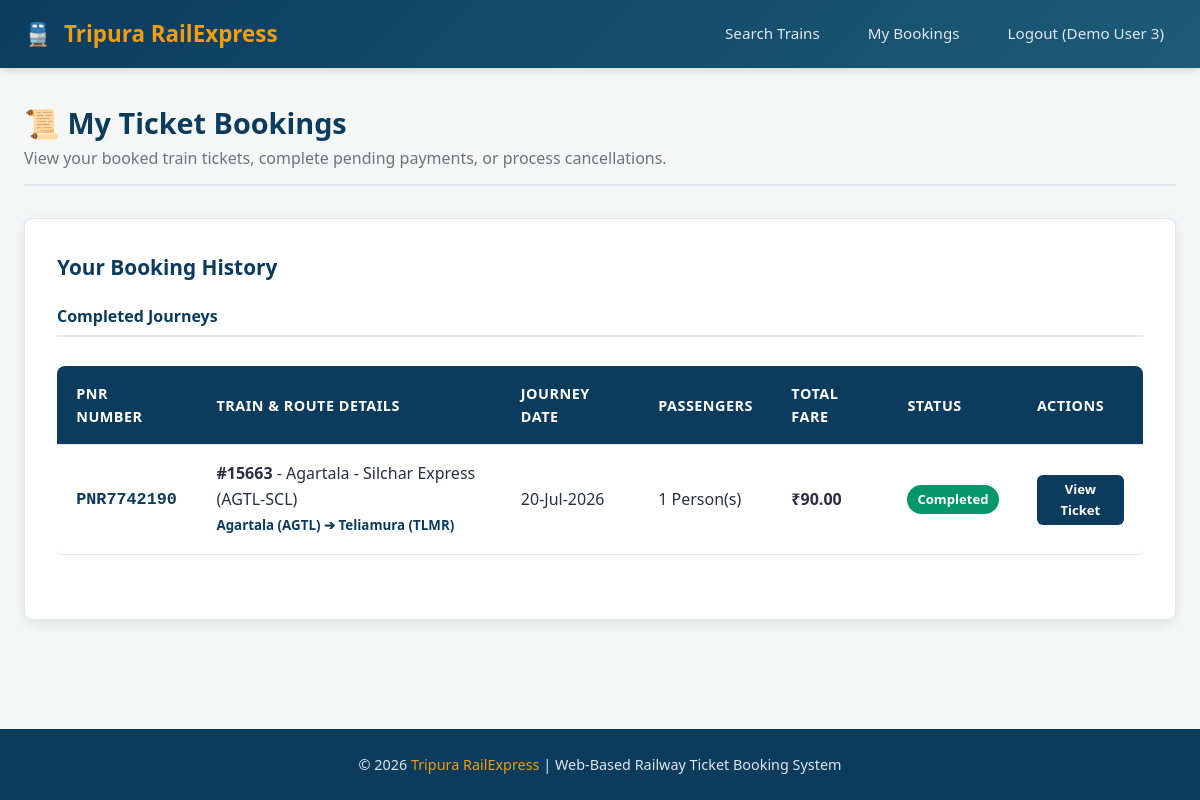
Page /users/my_bookings.php (signed in) on the committed database.
### tables this page shows
CREATE TABLE IF NOT EXISTS `bookings` (
  `booking_id` INT AUTO_INCREMENT PRIMARY KEY,
  `pnr_number` VARCHAR(10) NOT NULL UNIQUE,
  `user_id` INT NOT NULL,
  `train_id` INT NOT NULL,
  `boarding_station` VARCHAR(100) NOT NULL,
  `deboarding_station` VARCHAR(100) NOT NULL,
  `travel_class` ENUM('GN', '2S', 'SL', 'CC', '3AC') DEFAULT 'GN',
  `booking_date` TIMESTAMP DEFAULT CURRENT_TIMESTAMP,
  `journey_date` DATE NOT NULL,
  `total_passengers` INT NOT NULL,
  `total_fare` DECIMAL(10,2) NOT NULL,
  `payment_method` VARCHAR(50) DEFAULT 'Simulated UPI',
  `txn_id` VARCHAR(50) DEFAULT NULL,
  `status` ENUM('Pending', 'Confirmed', 'Cancelled') DEFAULT 'Pending',
  FOREIGN KEY (`user_id`) REFERENCES `users`(`user_id`) ON DELETE CASCADE,
  FOREIGN KEY (`train_id`) REFERENCES `trains`(`train_id`) ON DELETE CASCADE
);

CREATE TABLE IF NOT EXISTS `trains` (
  `train_id` INT AUTO_INCREMENT PRIMARY KEY,
  `train_number` VARCHAR(10) NOT NULL UNIQUE,
  `train_name` VARCHAR(100) NOT NULL,
  `seats_gn` INT NOT NULL DEFAULT 50,
  `seats_2s` INT NOT NULL DEFAULT 40,
  `seats_sl` INT NOT NULL DEFAULT 60,
  `seats_cc` INT NOT NULL DEFAULT 30,
  `seats_3ac` INT NOT NULL DEFAULT 30,
  `running_days` VARCHAR(100) NOT NULL DEFAULT 'Mon,Tue,Wed,Thu,Fri,Sat,Sun',
  `is_deleted` TINYINT NOT NULL DEFAULT 0
);

### users/my_bookings.php (the view, shortened to what this page needs)
<?php
require_once '../config/db_connect.php';
$user_id = $_SESSION['user_id'];
$stmt = mysqli_prepare($conn, "
    SELECT b.*, t.train_number, t.train_name, t.is_deleted as train_deleted
    FROM bookings b
    LEFT JOIN trains t ON b.train_id = t.train_id
    WHERE b.user_id = ?
    ORDER BY b.booking_date DESC
");
mysqli_stmt_bind_param($stmt, "i", $user_id);
mysqli_stmt_execute($stmt);
$result = mysqli_stmt_get_result($stmt);
include '../includes/header.php';
?>
<div class="page-header">
    <h2>📜 My Ticket Bookings</h2>
    <p>View your booked train tickets, complete pending payments, or process cancellations.</p>
</div>
<?php
$upcoming = [];
$completed = [];
$cancelled = [];
$today_str = date('Y-m-d');
while ($row = mysqli_fetch_assoc($result)) {
    if ($row['status'] === 'Cancelled') {
        $cancelled[] = $row;
    } elseif ($row['status'] === 'Confirmed' && strtotime($row['journey_date']) < strtotime($today_str)) {
        $completed[] = $row;
    } else {
        $upcoming[] = $row;
    }
}
function render_booking_table($rows, $type) {
    if (empty($rows)) return;
    ?>
    <div style="margin-bottom:2rem;">
        <h4 style="color:var(--primary-color); margin-bottom:0.8rem; border-bottom:2px solid #e2e8f0; padding-bottom:6px;">
            <?php
            if ($type === 'upcoming') echo "Upcoming Active Reservations";
            elseif ($type === 'completed') echo "Completed Journeys";
            else echo "Cancelled Reservations";
            ?>
        </h4>
        <div class="table-responsive">
            <table class="data-table">
                <thead>
                    <tr>
                        <th>PNR Number</th>
                        <th>Train & Route Details</th>
                        <th>Journey Date</th>
                        <th>Passengers</th>
                        <th>Total Fare</th>
                        <th>Status</th>
                        <th>Actions</th>
                    </tr>
                </thead>
                <tbody>
                    <?php foreach ($rows as $row): ?>
                        <tr>
                            <td>
                                <strong style="color:var(--primary-color); font-size:1.05rem; font-family:monospace;"><?php echo htmlspecialchars($row['pnr_number']); ?></strong>
                            </td>
                            <td>
                                <strong>#<?php echo htmlspecialchars($row['train_number'] ?? 'N/A'); ?></strong> - <?php echo htmlspecialchars($row['train_name'] ?? 'Discontinued Train'); ?><br>
                                <small style="color:var(--primary-color); font-weight:bold;">
                                    <?php echo htmlspecialchars($row['boarding_station']); ?> ➔
                                    <?php echo htmlspecialchars($row['deboarding_station']); ?>
                                </small>
                            </td>
                            <td>
                                <?php echo date('d-M-Y', strtotime($row['journey_date'])); ?>
                            </td>
                            <td>
                                <?php echo $row['total_passengers']; ?> Person(s)
                            </td>
                            <td>
                                <strong>₹<?php echo number_format($row['total_fare'], 2); ?></strong>
                            </td>
                            <td>
                                <?php if ($type === 'completed'): ?>
                                    <span class="badge" style="background:#059669; color:#fff;">Completed</span>
                                <?php elseif ($type === 'cancelled'): ?>
                                    <span class="badge badge-cancelled">Cancelled</span>
                                <?php elseif ($row['status'] === 'Confirmed'): ?>
                                    <span class="badge badge-confirmed">Confirmed</span>
                                <?php else: ?>
                                    <span class="badge" style="background:#f39c12; color:#ffffff;">Payment Pending</span>
                                <?php endif; ?>
                            </td>
                            <td>
                                <?php if ($row['status'] === 'Confirmed'): ?>
                                    <a href="view_ticket.php?pnr=<?php echo $row['pnr_number']; ?>" class="btn btn-primary" style="padding:4px 10px; font-size:0.82rem;">View Ticket</a>
                                <?php else: ?>
                                    <span style="color:var(--text-muted); font-size:0.85rem;">Ticket Cancelled</span>
                                <?php endif; ?>
                            </td>
                        </tr>
                    <?php endforeach; ?>
                </tbody>
            </table>
        </div>
    </div>
    <?php
}
?>
<div class="card">
    <h3 class="card-title">Your Booking History</h3>
    <?php if (count($upcoming) > 0 || count($completed) > 0 || count($cancelled) > 0): ?>
        <?php render_booking_table($completed, 'completed'); ?>
    <?php else: ?>
        <p style="color: var(--text-muted);">No booking history found. <a href="../index.php">Search trains to book a ticket.</a></p>
    <?php endif; ?>
</div>
<?php include '../includes/footer.php'; ?>

### css/style.css (style rules this page uses)
:root { --primary-color: #0b3c5d; --primary-hover: #082b43; --accent-color: #d9534f; --secondary-color: #328cc1; --bg-light: #f4f7f6; --card-bg: #ffffff; --text-color: #2b2d42; --text-muted: #6c757d; --border-color: #e2e8f0; --success-color: #28a745; --warning-color: #ffc107; --danger-color: #dc3545; --shadow: 0 4px 12px rgba(0, 0, 0, 0.08); --radius: 8px; }
* { box-sizing: border-box; margin: 0; padding: 0; font-family: 'Segoe UI', Roboto, -apple-system, BlinkMacSystemFont, sans-serif; }
body { background-color: var(--bg-light); color: var(--text-color); display: flex; flex-direction: column; min-height: 100vh; line-height: 1.6; }
.page-header { margin-bottom: 2rem; border-bottom: 2px solid var(--border-color); padding-bottom: 0.8rem; }
.page-header h2 { color: var(--primary-color); font-size: 1.8rem; }
.page-header p { color: var(--text-muted); }
.card { background-color: var(--card-bg); border-radius: var(--radius); box-shadow: var(--shadow); padding: 2rem; margin-bottom: 2rem; border: 1px solid var(--border-color); }
.card-title { color: var(--primary-color); font-size: 1.3rem; margin-bottom: 1.2rem; display: flex; align-items: center; gap: 10px; }
.btn { display: inline-block; padding: 0.75rem 1.5rem; font-size: 0.95rem; font-weight: 600; text-align: center; text-decoration: none; border-radius: 6px; border: none; cursor: pointer; transition: all 0.2s ease; }
.btn-primary { background-color: var(--primary-color); color: white; }
.table-responsive { overflow-x: auto; }
.data-table { width: 100%; border-collapse: collapse; margin-top: 1rem; background: white; border-radius: var(--radius); overflow: hidden; box-shadow: var(--shadow); }
.data-table th, .data-table td { padding: 1rem 1.2rem; text-align: left; border-bottom: 1px solid var(--border-color); }
.data-table th { background-color: var(--primary-color); color: white; font-weight: 600; font-size: 0.9rem; text-transform: uppercase; letter-spacing: 0.5px; }
.badge { display: inline-block; padding: 4px 10px; border-radius: 20px; font-size: 0.82rem; font-weight: 600; }

### rows in the picture
bookings: pnr_number "PNR7742190", train.train_number "15663", train.train_name "Agartala - Silchar Express (AGTL-SCL)", boarding_station "Agartala (AGTL)", deboarding_station "Teliamura (TLMR)", journey_date "20-Jul-2026", total_passengers "1", total_fare "90.00"

### other values in the picture
$_SESSION['full_name'] "Demo User 3"
